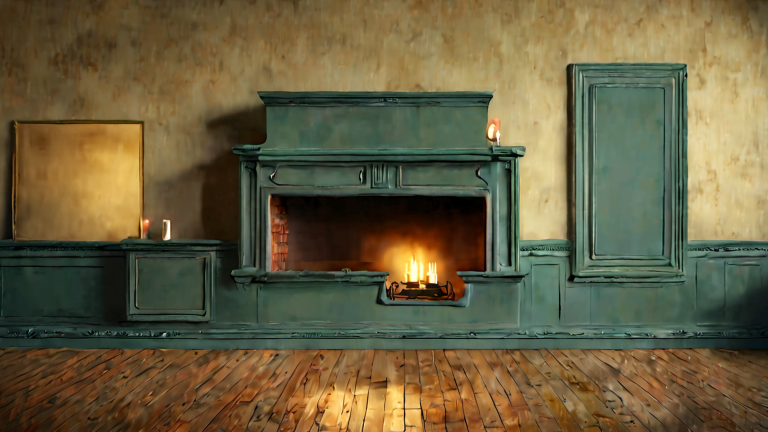
#> input picture Assets/Resources/Art/Backgrounds/styles_bedroom.png, 1536 x 864 px (shown at 1/2 size); its folder holds only this picture in this run
$ python contact_sheet.py
#> lines starting #> are read from the running program, lines starting #| are printed output that depends on the picture
#!/usr/bin/env python3
# -*- coding: utf-8 -*-
"""把 Assets/Art 下的产物拼成两张总览图，方便人工挑选与验收。"""
import os, glob
from PIL import Image, ImageDraw

ROOT = os.path.abspath(os.path.join(os.path.dirname(__file__), "..", ".."))
ART = os.path.join(ROOT, "Assets", "Resources", "Art")
OUT = os.path.join(ROOT, "ToolsOut")
os.makedirs(OUT, exist_ok=True)


def sheet(files, cols, cell, dst, label_h=26, bg=(16, 22, 20)):
#> called with cols = 4, cell = (384, 216), dst = 'ToolsOut/contact_backgrounds.png', label_h = 26, bg = (16, 22, 20)
    if not files:
        return None
    rows = (len(files) + cols - 1) // cols
    W = cols * cell[0]
    H = rows * (cell[1] + label_h)
    canvas = Image.new("RGB", (W, H), bg)
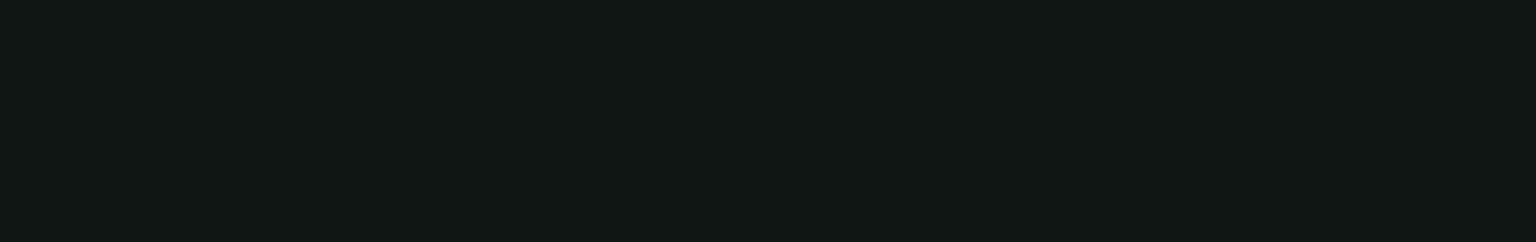
#> canvas: PIL image 1536x242 RGB; mean R, G, B 16, 22, 20
    d = ImageDraw.Draw(canvas)
    for i, f in enumerate(files):
        r, c = divmod(i, cols)
        im = Image.open(f)
#> im is the input picture: PIL image 1536x864 RGB; mean R, G, B 104.8, 95.1, 63.9
        if im.mode == "RGBA":
            plate = Image.new("RGB", im.size, (210, 200, 180))
            plate.paste(im, mask=im.split()[3])
            im = plate
        else:
            im = im.convert("RGB")
        im.thumbnail(cell)
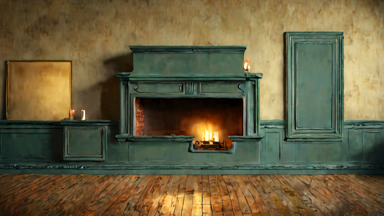
#> im: PIL image 384x216 RGB; mean R, G, B 105, 95.3, 64
        x = c * cell[0] + (cell[0] - im.width) // 2
#> x = 0
        y = r * (cell[1] + label_h) + (cell[1] - im.height) // 2
#> y = 0
        canvas.paste(im, (x, y))
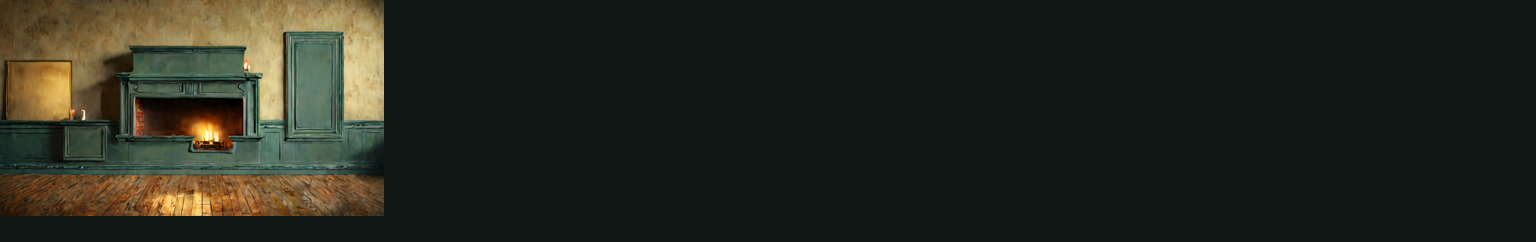
#> canvas: PIL image 1536x242 RGB; mean R, G, B 35.8, 38.3, 29.8
        d.text((c * cell[0] + 8, r * (cell[1] + label_h) + cell[1] + 5),
               os.path.basename(f).replace(".png", ""), fill=(201, 162, 39))
    canvas.save(dst)
    return dst


bg = sorted(glob.glob(os.path.join(ART, "Backgrounds", "*.png")))
ch = sorted(glob.glob(os.path.join(ART, "Characters", "*.png")))
print(sheet(bg, 4, (384, 216), os.path.join(OUT, "contact_backgrounds.png")))
print(sheet(ch, 7, (200, 292), os.path.join(OUT, "contact_characters.png")))

$ run again, on Assets/Resources/Art/Backgrounds/styles_cottage.png
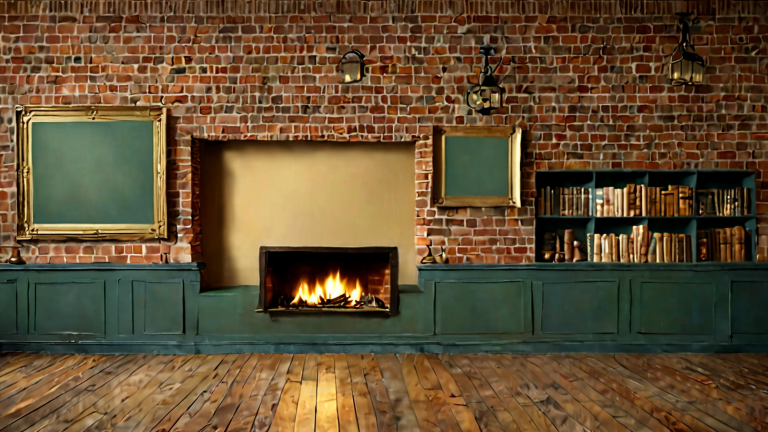
#> input picture Assets/Resources/Art/Backgrounds/styles_cottage.png, 1536 x 864 px (shown at 1/2 size)
#> in sheet, im is the input picture: PIL image 1536x864 RGB; mean R, G, B 98.4, 78.3, 50.1
#> in sheet, `im.thumbnail(cell)`:
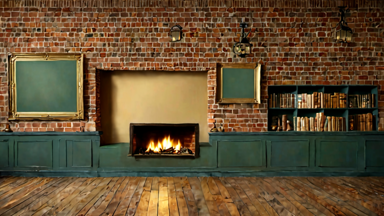
#> im: PIL image 384x216 RGB; mean R, G, B 98.5, 78.4, 50.2
#> in sheet, `canvas.paste(im, (x, y))`:
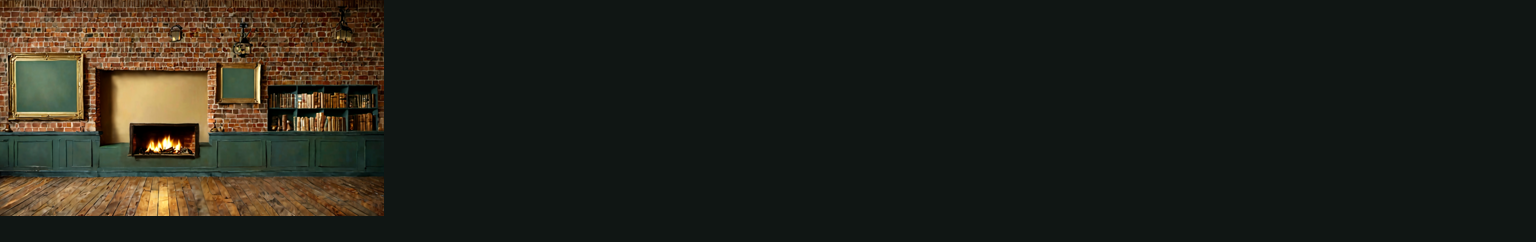
#> canvas: PIL image 1536x242 RGB; mean R, G, B 34.4, 34.6, 26.7

$ run again, on Assets/Resources/Art/Backgrounds/styles_courtroom.png
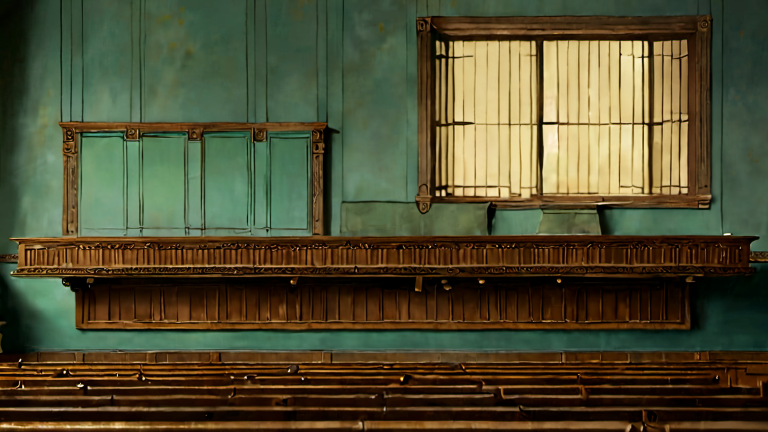
#> input picture Assets/Resources/Art/Backgrounds/styles_courtroom.png, 1536 x 864 px (shown at 1/2 size)
#> in sheet, im is the input picture: PIL image 1536x864 RGB; mean R, G, B 80.9, 78, 49.7
#> in sheet, `im.thumbnail(cell)`:
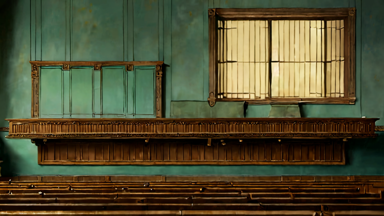
#> im: PIL image 384x216 RGB; mean R, G, B 81, 78.2, 49.9
#> in sheet, `canvas.paste(im, (x, y))`:
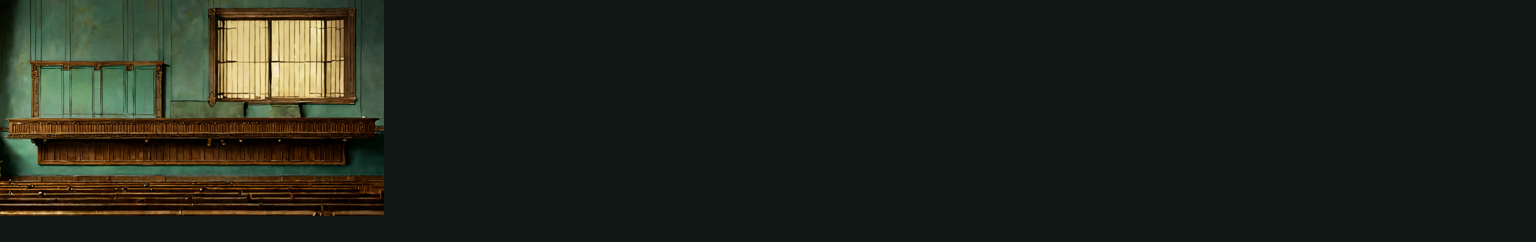
#> canvas: PIL image 1536x242 RGB; mean R, G, B 30.5, 34.5, 26.7

$ run again, on Assets/Resources/Art/Backgrounds/styles_board.png
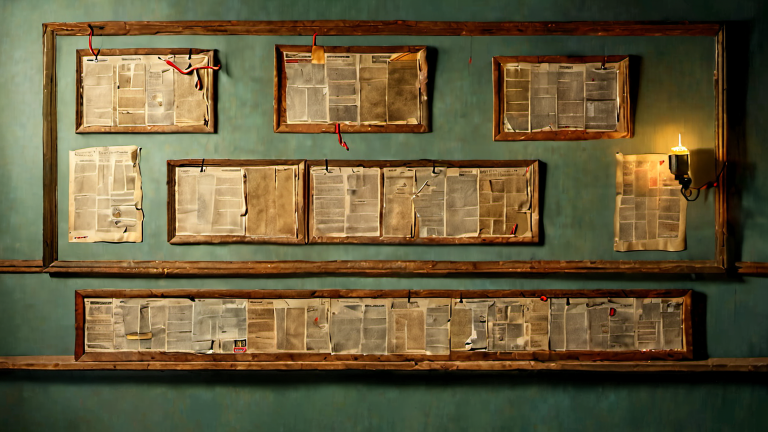
#> input picture Assets/Resources/Art/Backgrounds/styles_board.png, 1536 x 864 px (shown at 1/2 size)
#> in sheet, im is the input picture: PIL image 1536x864 RGB; mean R, G, B 102.4, 90.7, 58.6
#> in sheet, `im.thumbnail(cell)`:
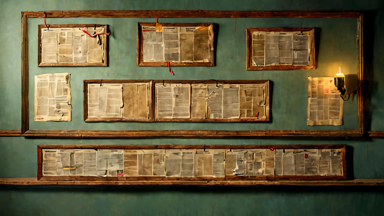
#> im: PIL image 384x216 RGB; mean R, G, B 102.6, 90.8, 58.7
#> in sheet, `canvas.paste(im, (x, y))`:
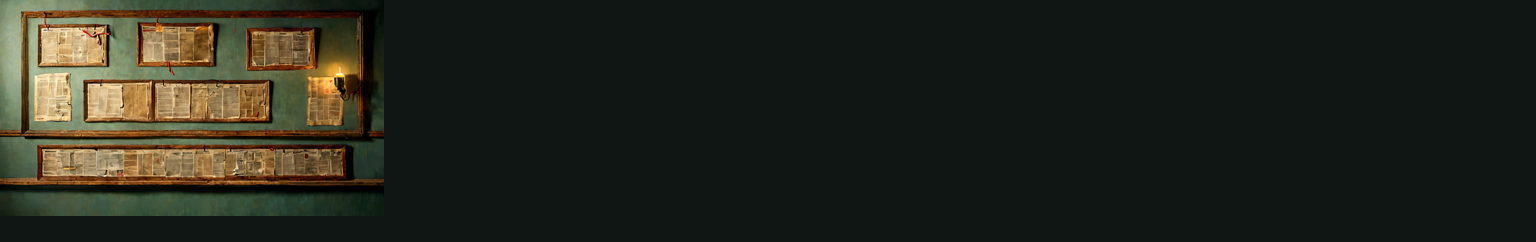
#> canvas: PIL image 1536x242 RGB; mean R, G, B 35.3, 37.4, 28.6
